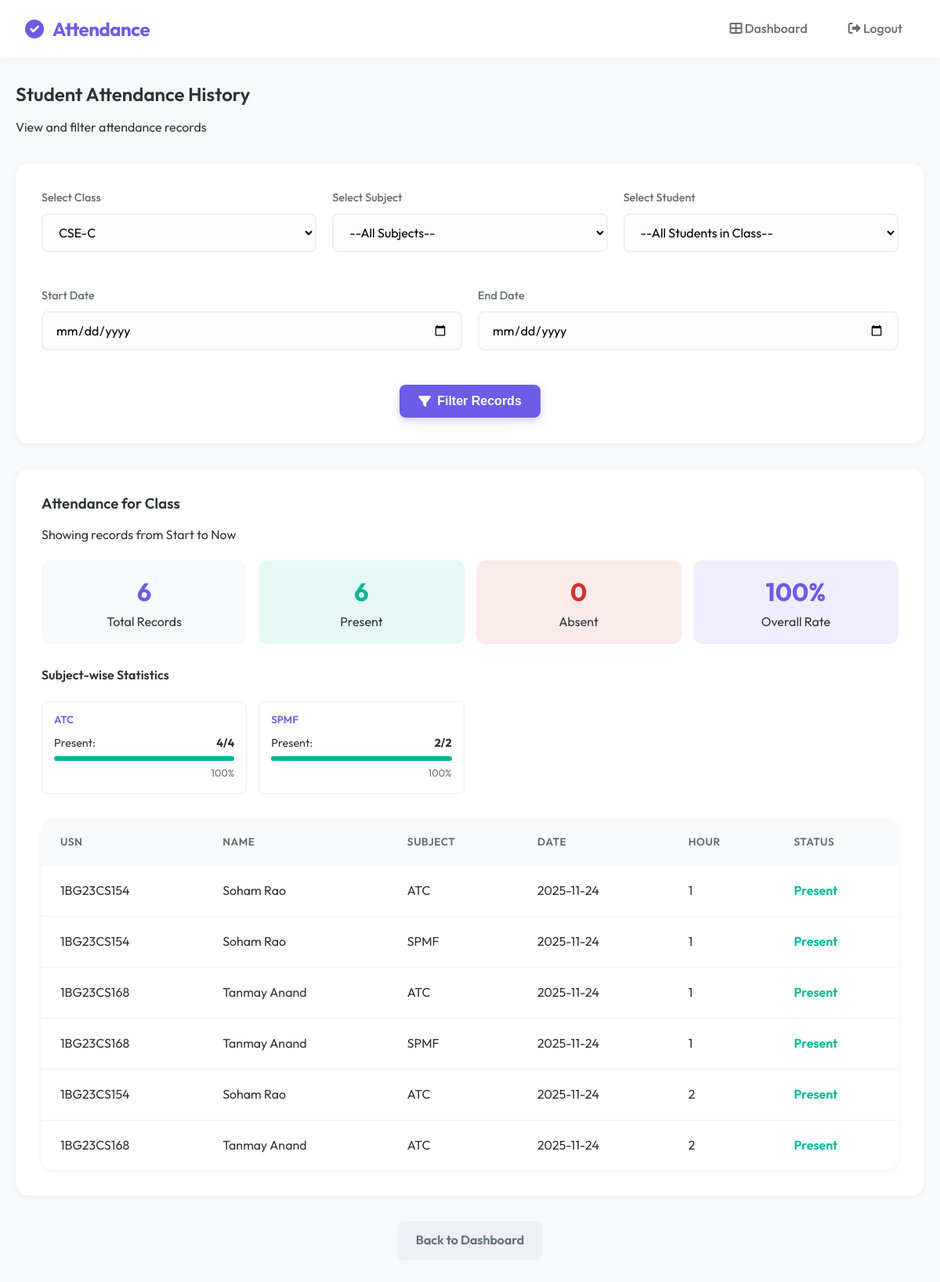
/admin/student_attendance_history?class_id=3 (signed in), run on an earlier commit of the app's database.
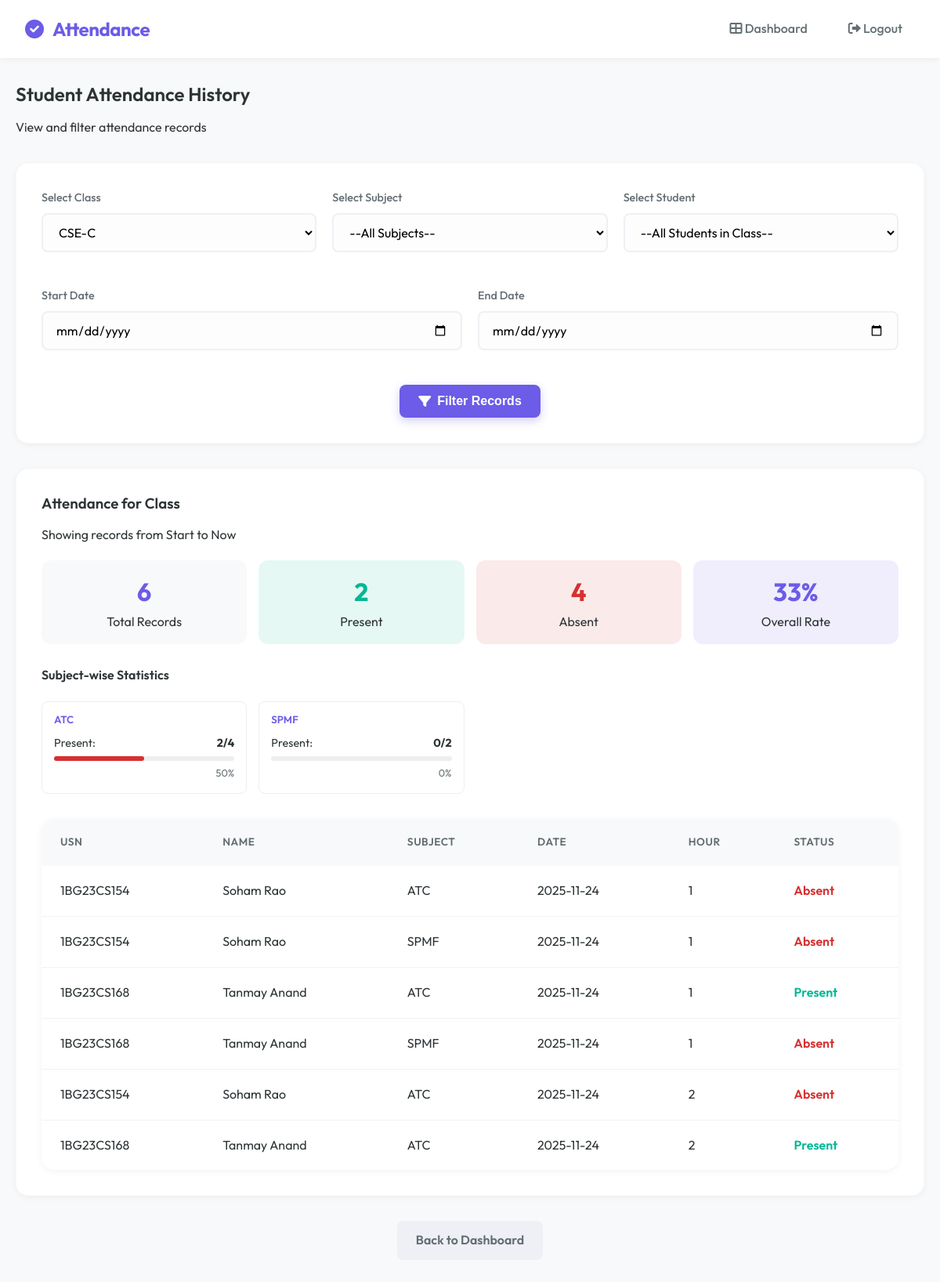
And on a later commit of the database.
### tables this page shows
CREATE TABLE attendance (
        id INTEGER PRIMARY KEY AUTOINCREMENT,
        student_id INTEGER,
        subject TEXT,
        date TEXT,
        status TEXT,
        hour INTEGER,
        previous_hash TEXT,
        current_hash TEXT
    );

CREATE TABLE students (
        id INTEGER PRIMARY KEY AUTOINCREMENT,
        usn TEXT UNIQUE,
        name TEXT,
        dob TEXT,
        class_id INTEGER,
        face_encoding BLOB
    );

### app.py (the view)
@app.route("/admin/student_attendance_history", methods=["GET", "POST"])
def student_attendance_history():
    role = session.get("role")
    if role not in ["admin", "teacher"]:
        return "Unauthorized", 403
    conn = sqlite3.connect('attendance.db')
    c = conn.cursor()
    if role == "teacher":
        teacher_id = session["username"]
        c.execute("""
            SELECT DISTINCT c.id, c.class_name
            FROM classes c
            JOIN teacher_assignments ta ON c.id = ta.class_id
            WHERE ta.teacher_id=?
        """, (teacher_id,))
    else:
        c.execute("SELECT id, class_name FROM classes ORDER BY class_name")
    classes = c.fetchall()
    selected_class_id = request.args.get("class_id") or request.form.get("class_id")
    selected_student_id = request.args.get("student_id") or request.form.get("student_id")
    selected_subject = request.args.get("subject") or request.form.get("subject")
    start_date = request.args.get("start_date") or request.form.get("start_date")
    end_date = request.args.get("end_date") or request.form.get("end_date")
    filtered_students, attendance_records, student_info, subjects = [], [], None, []
    if selected_class_id:
        try:
            cid = int(selected_class_id)
            if role == "teacher":
                teacher_id = session["username"]
                c.execute("""
                    SELECT subject FROM teacher_assignments
                    WHERE teacher_id=? AND class_id=?
                    ORDER BY subject
                """, (teacher_id, cid))
            else:
                c.execute("SELECT name FROM subjects WHERE class_id=? ORDER BY name", (cid,))
            subjects = [row[0] for row in c.fetchall()]
            c.execute("SELECT id, usn, name FROM students WHERE class_id=? ORDER BY name", (cid,))
            filtered_students = c.fetchall()
        except ValueError:
            pass
    if selected_student_id:
        c.execute("SELECT usn, name, class_name FROM students JOIN classes ON students.class_id = classes.id WHERE students.id=?", (selected_student_id,))
        student_info = c.fetchone()
        query = "SELECT subject, date, status, hour FROM attendance WHERE student_id=?"
        params = [selected_student_id]
        if selected_subject:
            query += " AND subject=?"
            params.append(selected_subject)
        if start_date and end_date:
            query += " AND date BETWEEN ? AND ?"
            params.extend([start_date, end_date])
        elif start_date:
            query += " AND date >= ?"
            params.append(start_date)
        elif end_date:
            query += " AND date <= ?"
            params.append(end_date)
        query += " ORDER BY date DESC, hour ASC"
        c.execute(query, params)
        attendance_records = c.fetchall()
    elif selected_class_id:
        query = """
            SELECT students.usn, students.name, attendance.subject, attendance.date, attendance.status, attendance.hour
            FROM attendance
            JOIN students ON attendance.student_id = students.id
            WHERE students.class_id=?
        """
        params = [selected_class_id]
        if selected_subject:
            query += " AND attendance.subject=?"
            params.append(selected_subject)
        if start_date and end_date:
            query += " AND attendance.date BETWEEN ? AND ?"
            params.extend([start_date, end_date])
        elif start_date:
            query += " AND attendance.date >= ?"
            params.append(start_date)
        elif end_date:
            query += " AND attendance.date <= ?"
            params.append(end_date)
        query += " ORDER BY attendance.date DESC, attendance.hour ASC, students.name ASC"
        c.execute(query, params)
        attendance_records = c.fetchall()
    subject_stats = {}
    for record in attendance_records:
        subj = record[0] if selected_student_id else record[2]
        status = record[2] if selected_student_id else record[4]
        if subj not in subject_stats:
            subject_stats[subj] = {
                'total': 0,
                'present': 0,
                'absent': 0,
                'percentage': 0
            }
        subject_stats[subj]['total'] += 1
        if status == 'Present':
            subject_stats[subj]['present'] += 1
        else:
            subject_stats[subj]['absent'] += 1
    for subj in subject_stats:
        subject_stats[subj]['percentage'] = round(
            (subject_stats[subj]['present'] / subject_stats[subj]['total'] * 100)
            if subject_stats[subj]['total'] > 0 else 0
        )
    total_records = len(attendance_records)
    present_count = sum(s['present'] for s in subject_stats.values())
    absent_count = total_records - present_count
    attendance_percentage = round((present_count / total_records * 100) if total_records > 0 else 0)
    conn.close()
    return render_template("student_attendance_history.html",
                           classes=classes, filtered_students=filtered_students,
                           subjects=subjects,
                           attendance_records=attendance_records,
                           selected_class_id=int(selected_class_id) if selected_class_id else None,
                           selected_student_id=int(selected_student_id) if selected_student_id else None,
                           selected_subject=selected_subject,
                           student_info=student_info, start_date=start_date, end_date=end_date,
                           total_records=total_records,
                           present_count=present_count,
                           absent_count=absent_count,
                           attendance_percentage=attendance_percentage,
                           subject_stats=subject_stats)

### templates/student_attendance_history.html (shortened to what this page needs)
{% extends "base.html" %}
{% block content %}
<div class="mb-4">
    <h2>Student Attendance History</h2>
    <p class="text-muted">View and filter attendance records</p>
</div>
<div class="card mb-4">
    <form method="GET" action="/admin/student_attendance_history">
        <div
            style="display: grid; grid-template-columns: repeat(auto-fit, minmax(200px, 1fr)); gap: 20px; margin-bottom: 20px;">
            <div class="form-group">
                <label for="class_id">Select Class</label>
                <select name="class_id" id="class_id" required onchange="this.form.submit()">
                    {% for cid, cname in classes %}
                    <option value="{{ cid }}" {% if selected_class_id==cid %}selected{% endif %}>{{ cname }}</option>
                    {% endfor %}
                </select>
            </div>
            <div class="form-group">
                <label for="subject">Select Subject</label>
                <select name="subject" id="subject" {% if not selected_class_id %}disabled{% endif %}
                    onchange="this.form.submit()">
                    <option value="">--All Subjects--</option>
                </select>
            </div>
            <div class="form-group">
                <label for="student_id">Select Student</label>
                <select name="student_id" id="student_id" {% if not selected_class_id %}disabled{% endif %}
                    onchange="this.form.submit()">
                    <option value="">--All Students in Class--</option>
                </select>
            </div>
        </div>
        <div style="display: grid; grid-template-columns: 1fr 1fr; gap: 20px; margin-bottom: 20px;">
            <div class="form-group">
                <label for="start_date">Start Date</label>
                <input type="date" name="start_date" value="{{ start_date or '' }}">
            </div>
            <div class="form-group">
                <label for="end_date">End Date</label>
                <input type="date" name="end_date" value="{{ end_date or '' }}">
            </div>
        </div>
        <div class="text-center">
            <button type="submit" class="btn btn-primary"><i class="fas fa-filter"></i> Filter Records</button>
        </div>
    </form>
</div>
{% if attendance_records %}
<div class="card mb-4">
    <div style="display: flex; justify-content: space-between; align-items: center; margin-bottom: 20px;">
        <div>
            {% if selected_student_id %}
            <h3>Attendance for {{ student_info[1] }} ({{ student_info[0] }})</h3>
            {% elif selected_class_id %}
            <h3>Attendance for Class</h3>
            {% endif %}
            <p class="text-muted">
                Showing records from {{ start_date or 'Start' }} to {{ end_date or 'Now' }}
            </p>
        </div>
    </div>
    <div class="dashboard-grid"
        style="grid-template-columns: repeat(4, 1fr); margin-top: 0; margin-bottom: 30px; gap: 15px;">
        <div style="text-align: center; padding: 15px; background: #f8f9fa; border-radius: 12px;">
            <div style="font-size: 2rem; font-weight: bold; color: var(--primary);">{{ total_records }}</div>
            <div class="text-muted">Total Records</div>
        </div>
        <div style="text-align: center; padding: 15px; background: rgba(0, 184, 148, 0.1); border-radius: 12px;">
            <div style="font-size: 2rem; font-weight: bold; color: var(--success);">{{ present_count }}</div>
            <div class="text-muted">Present</div>
        </div>
        <div style="text-align: center; padding: 15px; background: rgba(214, 48, 49, 0.1); border-radius: 12px;">
            <div style="font-size: 2rem; font-weight: bold; color: var(--error);">{{ absent_count }}</div>
            <div class="text-muted">Absent</div>
        </div>
        <div style="text-align: center; padding: 15px; background: rgba(108, 92, 231, 0.1); border-radius: 12px;">
            <div style="font-size: 2rem; font-weight: bold; color: var(--primary);">{{ attendance_percentage }}%</div>
            <div class="text-muted">Overall Rate</div>
        </div>
    </div>
    {% if subject_stats %}
    <h4 class="mb-3">Subject-wise Statistics</h4>
    <div
        style="display: grid; grid-template-columns: repeat(auto-fill, minmax(250px, 1fr)); gap: 15px; margin-bottom: 30px;">
        {% for subject, stats in subject_stats.items() %}
        <div style="padding: 15px; border: 1px solid #eee; border-radius: 8px;">
            <h5 style="margin-bottom: 10px; color: var(--primary);">{{ subject }}</h5>
            <div style="display: flex; justify-content: space-between; font-size: 0.9rem; margin-bottom: 5px;">
                <span>Present:</span> <strong>{{ stats.present }}/{{ stats.total }}</strong>
            </div>
            <div style="width: 100%; background: #eee; height: 6px; border-radius: 3px;">
                <div
                    style="width: {{ stats.percentage }}%; background: {% if stats.percentage >= 75 %}var(--success){% elif stats.percentage >= 60 %}var(--warning){% else %}var(--error){% endif %}; height: 100%; border-radius: 3px;">
                </div>
            </div>
            <div style="text-align: right; font-size: 0.8rem; margin-top: 5px; color: var(--text-muted);">{{
                stats.percentage }}%</div>
        </div>
        {% endfor %}
    </div>
    {% endif %}
    <div class="table-container">
        <table>
            <thead>
                {% if selected_student_id %}
                <tr>
                    <th>Subject</th>
                    <th>Date</th>
                    <th>Hour</th>
                    <th>Status</th>
                </tr>
                {% else %}
                <tr>
                    <th>USN</th>
                    <th>Name</th>
                    <th>Subject</th>
                    <th>Date</th>
                    <th>Hour</th>
                    <th>Status</th>
                </tr>
                {% endif %}
            </thead>
            <tbody>
                {% for row in attendance_records %}
                {% if selected_student_id %}
                <tr>
                    <td>{{ row[0] }}</td>
                    <td>{{ row[1] }}</td>
                    <td>{{ row[3] }}</td>
                    <td>
                        <span class="{% if row[2] == 'Present' %}text-success{% else %}text-danger{% endif %}"
                            style="font-weight: 600;">
                            {{ row[2] }}
                        </span>
                    </td>
                </tr>
                {% else %}
                <tr>
                    <td>{{ row[0] }}</td>
                    <td>{{ row[1] }}</td>
                    <td>{{ row[2] }}</td>
                    <td>{{ row[3] }}</td>
                    <td>{{ row[5] }}</td>
                    <td>
                        <span class="{% if row[4] == 'Present' %}text-success{% else %}text-danger{% endif %}"
                            style="font-weight: 600;">
                            {{ row[4] }}
                        </span>
                    </td>
                </tr>
                {% endif %}
                {% endfor %}
            </tbody>
        </table>
    </div>
</div>
{% endif %}
<div class="text-center mt-4 mb-4">
    <a href="/dashboard" class="btn btn-secondary">Back to Dashboard</a>
</div>
{% endblock %}

### templates/base.html (shortened to what this page needs)
<!DOCTYPE html>
<html lang="en">
<head>
    <link rel="stylesheet" href="{{ url_for('static', filename='style.css') }}">
    <link rel="stylesheet" href="https://cdnjs.cloudflare.com/ajax/libs/font-awesome/6.0.0/css/all.min.css">
</head>
<body>
    <nav class="navbar">
        <div class="navbar-brand">
            <i class="fas fa-check-circle" style="margin-right: 8px;"></i> Attendance
        </div>
        <div class="navbar-nav">
            <a href="/dashboard"><i class="fas fa-th-large"></i> Dashboard</a>
            <a href="/logout"><i class="fas fa-sign-out-alt"></i> Logout</a>
        </div>
    </nav>
    <div class="container mt-4">
        {% block content %}{% endblock %}
    </div>
</body>
</html>

What changed in the data, as far as the page shows it:
changed attendance (number 1 of 6 on the later page): present "4" → "2"; {{ stats.percentage }} 100 → 50 (drawn); percentage "100" → "50"; status "Present" → "Absent"
changed attendance (number 2 of 6 on the later page): present "2" → "0"; percentage "100" → "0"; status "Present" → "Absent"
changed attendance (number 4 of 6 on the later page): status "Present" → "Absent"
changed attendance (number 5 of 6 on the later page): status "Present" → "Absent"
Also different on the page:
{{ present_count }}: "6" → "2"
{{ absent_count }}: "0" → "4"
{{ attendance_percentage }}: "100" → "33"
